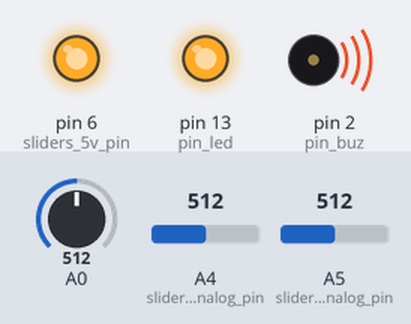
The sketch below on a simulated Arduino Uno, built with avr-gcc and run on an emulated ATmega328P. Shown: output pins drawn as LEDs (lit = HIGH), buzzer (waves = sounding, pin HIGH). The test bench sets the inputs (shaded band); at power-on: A0 = 512, A4 (slider2_analog_pin) = 512, A5 (slider3_analog_pin) = 512. What the sketch prints to the serial monitor is not drawn.

Above: at 1.2 s.
1.3 s: A0 set to 13
2.8 s: A0 set to 10
At 4.0 s:
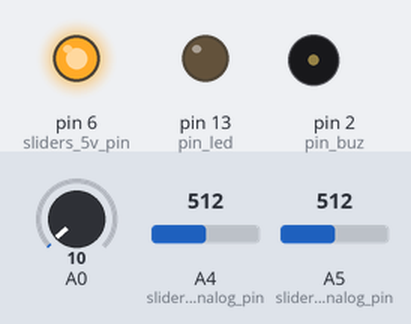
5.8 s: A4 (slider2_analog_pin) set to 11
7.3 s: A4 (slider2_analog_pin) set to 8
8.8 s: A0 set to 30
At 9.8 s:
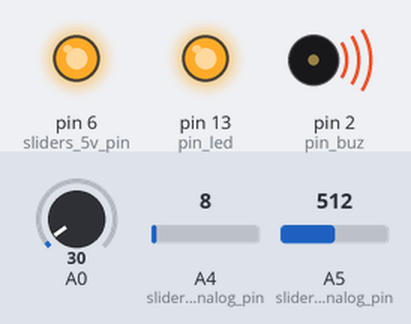
Timing chart, 0 to 11.3 s (numbered marks = the images above; inputs shaded):
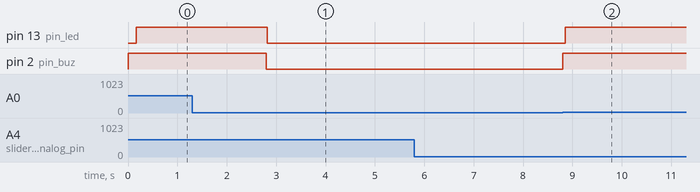

Measured:
- the behaviour switches between 12 and 11 on A0 (found by bisection; images 0 and 1)
- after the input at 1.3 s, every drawn part: stays the same
- after the input at 2.8 s, pin 13 (pin_led), pin 2 (pin_buz): HIGH → LOW at once
- after the input at 5.8 s, every drawn part: stays the same
- after the input at 7.3 s, every drawn part: stays the same
- after the input at 8.8 s, pin 13 (pin_led): LOW → HIGH after 0.06 s; pin 2 (pin_buz): LOW → HIGH at once

The sketch:

04_guitar_sliders_simple.ino
```cpp
/* Endless Guitar is a 1-string 1-bit guitar with controllable volume, sample rate and sensitivity.

  Program gets sound from A0 and immediately outputs it to audio output (pin 2) using thresholding, without diffusion.
  Controller: Arduino Uno or Nano

  This sketch and electric scheme is a simplification comparing previous one:
  here we not using trimmer resistors, and just crop negative input voltage values.

  -------------------------------------------
  I use 2th bass string in guitar.

  -------------------------------------------
  Potentiometers:
  1 - controls volume - connected directly to DAC and Arduino audio output.
  2 - controls sample rate.
  3 - controls sensitivity.

  ----------------------------------------
  Connection
  ----------------------------------------
  Audio input
  1) Guitar pickup:
  connect it to Gnd, 5V, and output signal connect to A0.

  Audio output
  2) Audio output to mini-jack (or buzzer). If you have no pot for volume control,
  connect audio output directly to pin 2 and Gnd.
  If you have slider for volume control (I use potentiometer 10 kOhm), connect Gnd and pin 2 to slider's inputs,
  then connect mini-jack (buzzer) slider's output and Gnd.

  4) Sliders - in this sketch are used two sliders (I mean potentiometers 10kOhm) for controlling sound parameters.
  From Arduino we will use output power: pin 5 (Gnd) and pin 6 (5V).

  The final goal is to connect:
  A4 - sample rate
  A5 - sensitivity

  Connect both sliders inputs to pin 5 (Gnd) and pin 6 (5V).
  Finally, connect sliders outputs to A4 and A5.

  So after start sketch, send to Monitor Port "1" to start debug print,
  and check that signal from guitar pickup and sliders 2 and 3 goes properly.

  ----------------------------------------
  Programming details
  ----------------------------------------
  By default Arduino ADC works on 8Khz - ok for us.
  But can speedup:
  https://www.instructables.com/Make-Your-Own-Spy-Bug-Arduino-Voice-Recorder/
  Recorder:
  https://github.com/TMRh20/TMRpcm
  http://microsin.net/programming/avr/real-time-digital-audio-processing-using-arduino.html

*/

const byte pin_buz = 2; //Audio output
const byte pin_led = 13;  //Built-in led pin

const byte sliders_gnd_pin = 5;
const byte sliders_5v_pin = 6;

//slider1 affects volume output directly, without arduino
const byte slider2_analog_pin = A4;   //sample rate
const byte slider3_analog_pin = A5;   //pwm

const unsigned int analog_min = 20;     //it's appears minimal value is 20, not 0 in the current setup
const unsigned int analog_max = 1023;


int debug = 0;    //control from keyboard to begin debugging

//--------------------------------------------------------------
void setup() {
  Serial.begin(500000);
  Serial.println("EndlessSynth Guitar, version 04_guitar_sliders_simple for Arduino Uno, Nano");
  Serial.println("Guitar pickup: A0, Audio output: D2");
  Serial.println("Slider 1: between D2 and audio output, Slider 2: A4, Slider 3: A5.");
  Serial.println("Send '1' to on/off debug print");

  //will be computed
  //Serial.print("Audio sample rate: "); Serial.println(audio_sample_rate);

  pinMode(pin_buz, OUTPUT); //activate buzzer

  pinMode(pin_led, OUTPUT); //activate led


  //sliders
  pinMode(sliders_gnd_pin, OUTPUT);
  pinMode(sliders_5v_pin, OUTPUT);
  digitalWrite(sliders_gnd_pin, LOW);
  digitalWrite(sliders_5v_pin, HIGH);

}


//--------------------------------------------------------------
//Constants
const int audio_delay_mcs0 = 0;
const int audio_delay_mcs1 = 1000;//400;  //audio loop delay range (sample rate control)
const int audio_thresh_slider0 = 0;
const int audio_thresh_slider1 = 20;   //sensitivity range

//Sound parameters
int audio_delay_mcs = 10;   //delay in sound loop

int audio_thresh = 5; //threshold for sound processing

int audio_input_ = 0;

int loops_ = 1000;


//--------------------------------------------------------------
//Utils

int clampi(int i, int a, int b) {
  if (a > b) { int t = a; a = b; b = t; }
  if (i < a) return a;
  if (i > b) return b;
  return i;
}

int mapi_clamp(int i, int a, int b, int A, int B) {
  return clampi(map(i, a, b, A, B), A, B);
}

//--------------------------------------------------------------
inline void control_step() {
  if (Serial.available() > 0) { //we expect only "1" rare to on/off debugging
    int key = Serial.read();
    if (key == '1') {
      debug = 1 - debug;
      Serial.print("Debug "); Serial.println(debug);
    }
  }

  //Read pots
  int slider2 = analogRead(slider2_analog_pin);  //0..1023
  int slider3 = analogRead(slider3_analog_pin);  //0..1023

  //Set pots to sound params
  audio_delay_mcs = mapi_clamp(slider2, analog_min, analog_max, audio_delay_mcs0, audio_delay_mcs1);
  audio_thresh = mapi_clamp(slider3, analog_min, analog_max, audio_thresh_slider1, audio_thresh_slider0); //reverted range

  //lighting LED if audio input works - to check guitar pickup
  if (audio_input_ > audio_thresh) {
    digitalWrite(pin_led, HIGH);
  }
  else {
    digitalWrite(pin_led, LOW);
  }

  //debug print
  if (debug) {
    //use audio input for setting up trimmer resistor so it print 512
    Serial.print("Audio input: "); Serial.print(audio_input_);
    Serial.print("  Pots: "); Serial.print(slider2);
    Serial.print(","); Serial.print(slider3);
    Serial.print("  audio_delay_mcs: "); Serial.print(audio_delay_mcs);
    Serial.print("  audio_thresh: "); Serial.print(audio_thresh);
    Serial.print("  audio loops: "); Serial.print(loops_);

    Serial.println();
  }
}


//--------------------------------------------------------------
void loop() {

  //run control step
  control_step();

  //run audio loop
  loops_ = map(audio_delay_mcs, audio_delay_mcs0, audio_delay_mcs1, 500, 40);

  unsigned long time0 = micros();
  for (int i = 0; i < loops_; i++) {
    //audio input
    audio_input_ = analogRead(A0);
    //audio output
    if (audio_input_ > audio_thresh) {
      digitalWrite(pin_buz, HIGH);
    }
    else {
      digitalWrite(pin_buz, LOW);
    }

    //delay
    delayMicroseconds(audio_delay_mcs);
  }

  //estimate sample rate, runs once
  static byte was_measured = 0;
  if (!was_measured) {
    was_measured = 1;
    unsigned long delta = micros() - time0;
    long int audio_sample_rate = 1000000.0 * loops_ / delta;
    Serial.print("Computed audio sample rate: "); Serial.println(audio_sample_rate);
  }

}
```
